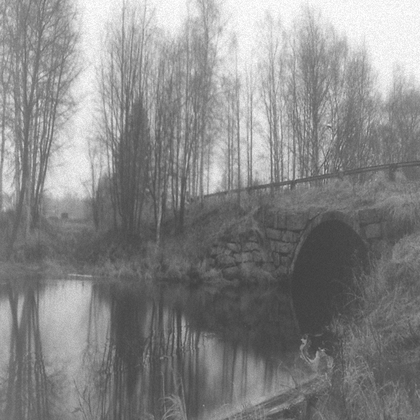
%> input picture Img3.png, 420 x 420 px, shrunk from 512 x 512 before the run
$ octave image3.m   (GNU Octave 9; MATLAB toolbox functions it lacks are replaced by stand-ins)
%> lines starting %> are read from the running program, lines starting %| are printed output that depends on the picture
clc;
clear all;
close all;
a = imread('Img3.png');
%> a is the input picture: size 420x420 uint8; min 62, max 255, mean 135
a1 = im2double(a);
[r,c] = size(a1);
%> r = 420; c = 420
gamma = 1.6;
out = abs((1*a1).^gamma);
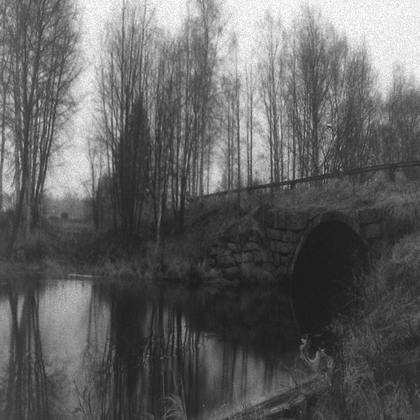
%> out: size 420x420 double; min 0.104, max 1, mean 0.384
maxr = max(out(:));
%> maxr = 1
minc = min(out(:));
%> minc = 0.104

for i=1:r;
    for j = 1:c;
        out(i,j) = (255*out(i,j))/(maxr - minc);
    end
end
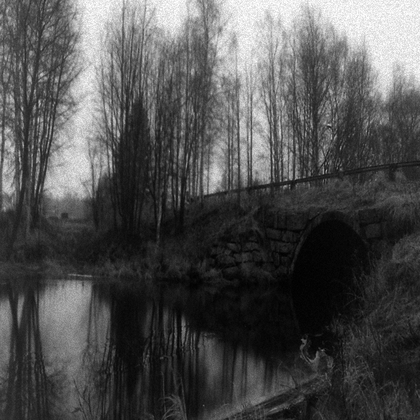
%> out: size 420x420 double; min 29.62, max 284.6, mean 109.3; drawn with min black and max white
out = uint8(out);
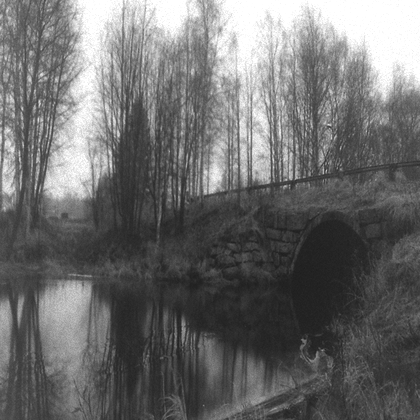
%> out: size 420x420 uint8; min 30, max 255, mean 108.8
subplot(121);imshow(a);title('before');
subplot(122);imshow(out);title('after');

$ run again, with Img1.png copied over Img3.png
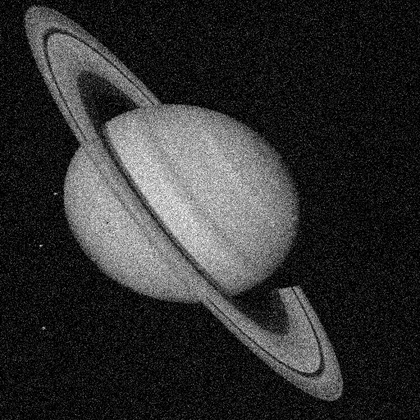
%> input picture Img1.png, 420 x 420 px, shrunk from 512 x 512 before the run
%> a is the input picture: size 420x420 uint8; min 0, max 255, mean 48.2
%> `out = abs((1*a1).^gamma);`:
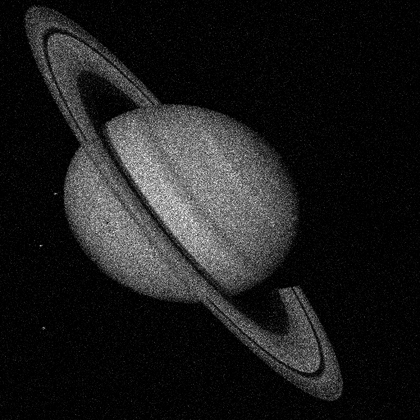
%> out: size 420x420 double; min 0, max 1, mean 0.113
%> maxr = 1
%> minc = 0

$ run again, with Img2.png copied over Img3.png
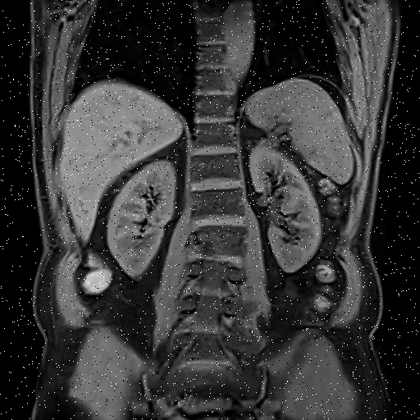
%> input picture Img2.png, 420 x 420 px, shrunk from 512 x 512 before the run
%> a is the input picture: size 420x420 uint8; min 0, max 250, mean 54.2
%> `out = abs((1*a1).^gamma);`:
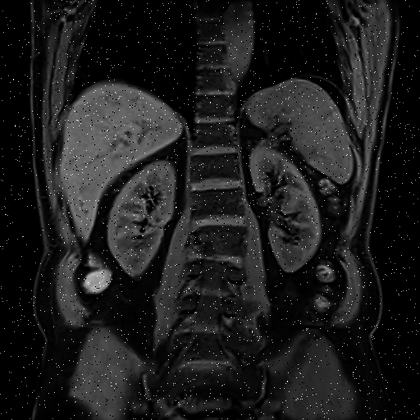
%> out: size 420x420 double; min 0, max 0.969, mean 0.116
%> maxr = 0.969
%> minc = 0
